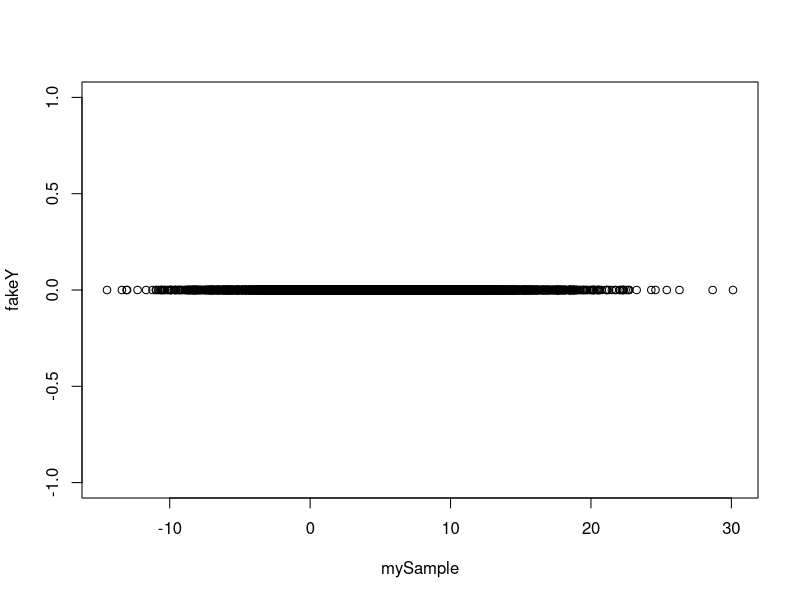
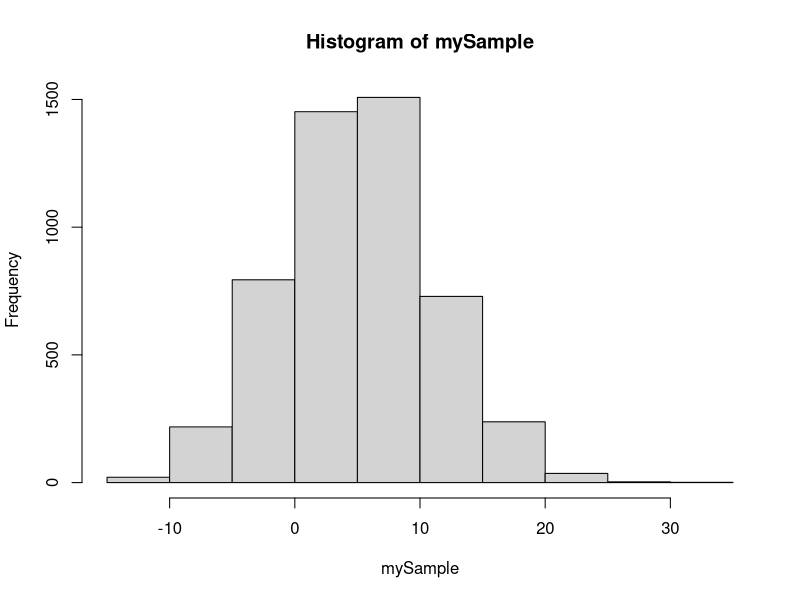
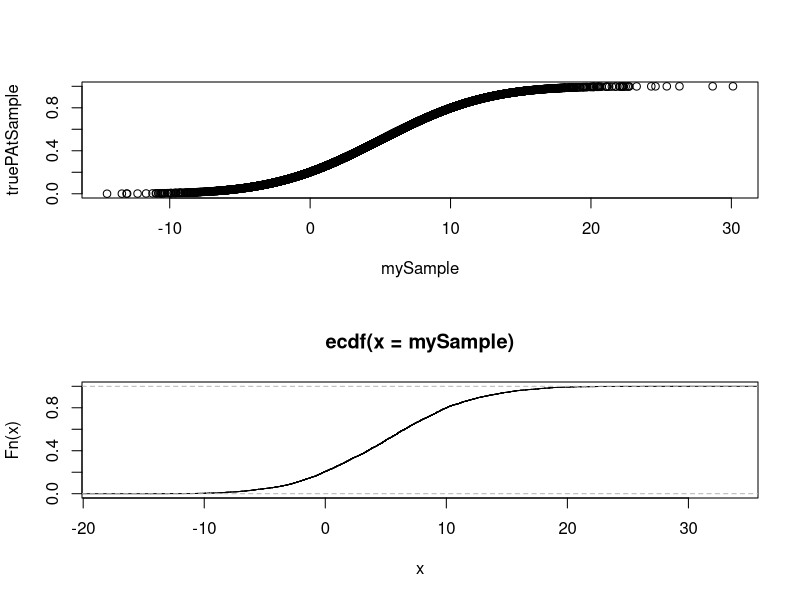
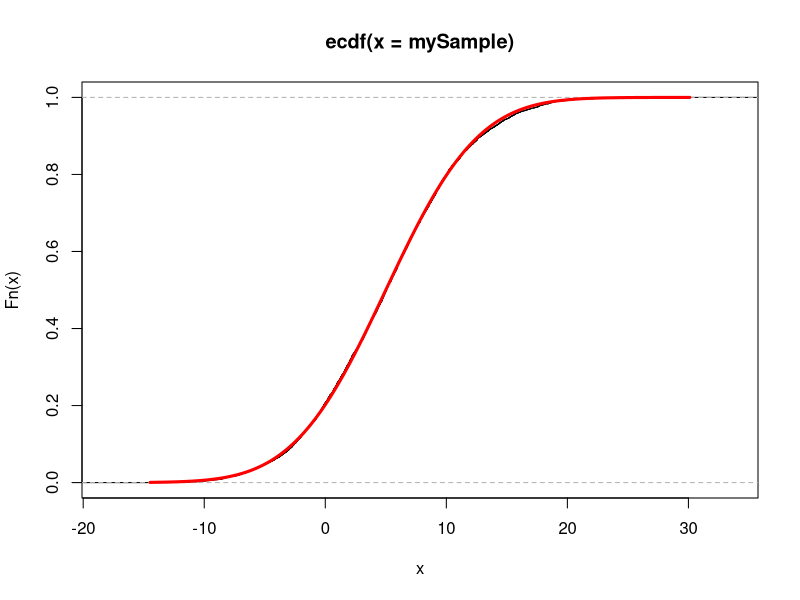
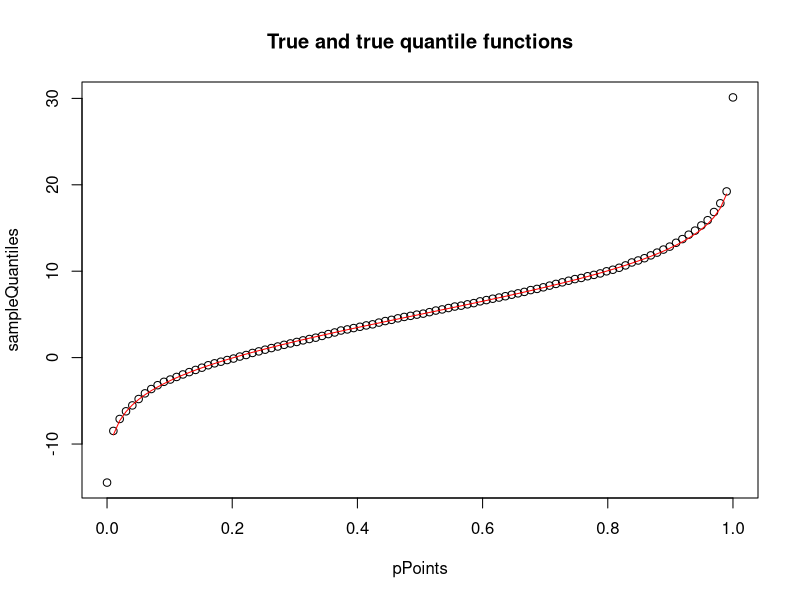
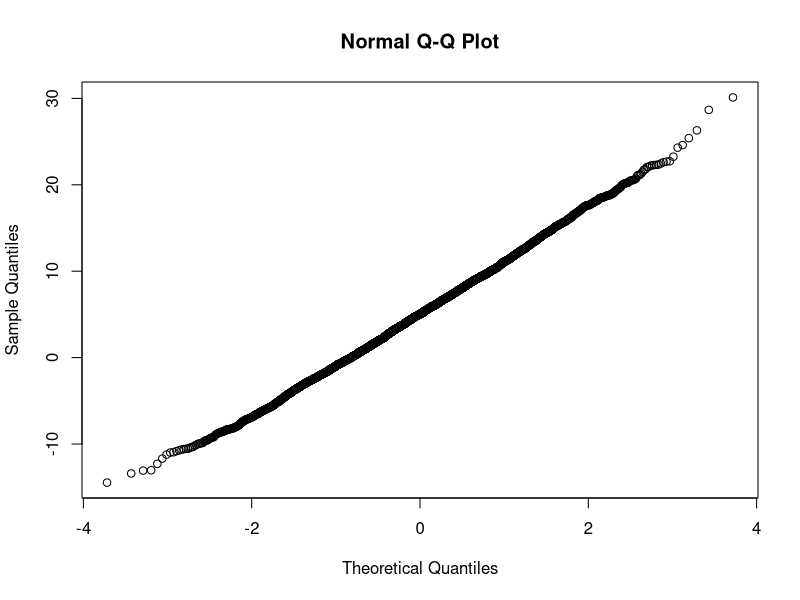
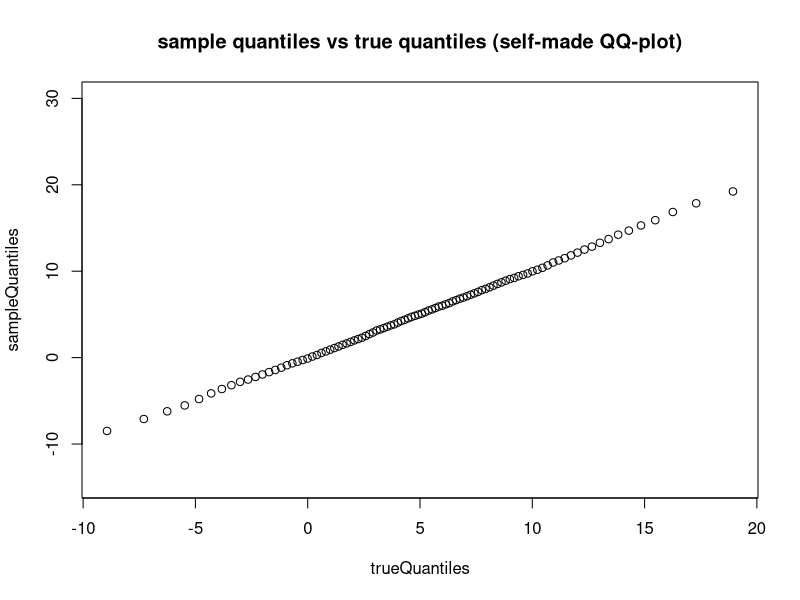
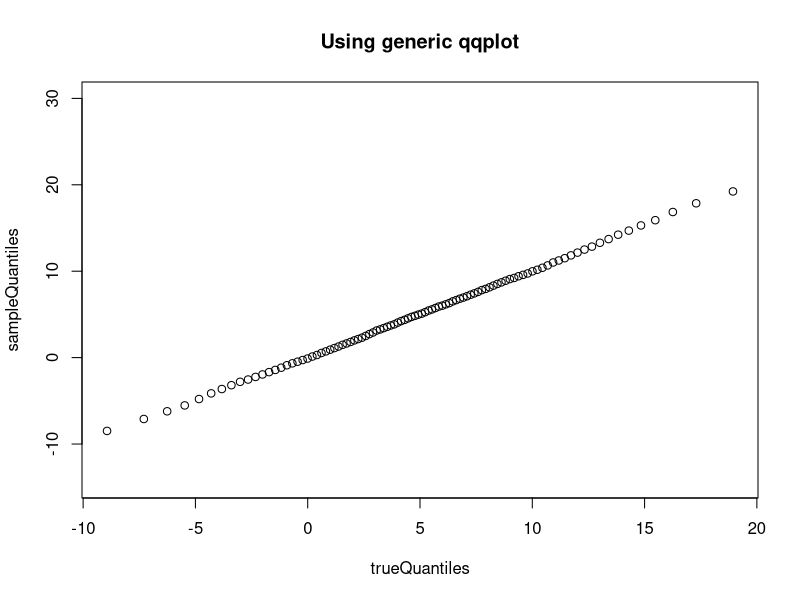

Write R code to recreate these figures, in order.
# A family of 4 functions: pdqr

# Set parameters
trueMean = 5
trueSd = 6
sampleSize = 5000

# Generate
mySample = rnorm(n = sampleSize, mean = trueMean, sd = trueSd)

# Compare true parameters to estimated
sampleMean = mean(mySample)
sampleMean
sum(mySample)/length(mySample)
sampleSd = sd(mySample)
sampleSd
par(mfrow = c(1, 1))

# Visualize sample
fakeY = rep(x = 0, times = sampleSize)
plot(x = mySample, y = fakeY)
hist(mySample)

# True cdf vs empiric cdf
par(mfrow = c(2, 1))
# True
truePAtSample = pnorm(q = mySample, mean = trueMean, sd = trueSd)
plot(x = mySample, y = truePAtSample)
# Empiric
myEcdf = ecdf(x = mySample)
plot(myEcdf)
par(mfrow = c(1, 1))
plot(myEcdf)
# If we used points instead of lines, 
# we would not need to use sort
lines(x = sort(mySample), y = sort(truePAtSample), col = "red", lwd = 3)

# Quantile
pointCount = 100
pPoints = seq(0, 1, length.out = pointCount)
# First the sample quantiles
sampleQuantiles = quantile(probs = pPoints, x = mySample)
trueQuantiles = qnorm(pPoints, mean = trueMean, sd = trueSd)
plot(x = pPoints, y = sampleQuantiles, main = "True and true quantile functions")
lines(x = pPoints, y = trueQuantiles, col = "red")

# Now the qq plot
qqnorm(mySample)

# How to use generic qqplot?
# First I want to use something even more generic
# The simple plot function
plot(x = trueQuantiles, y = sampleQuantiles, main = "sample quantiles vs true quantiles (self-made QQ-plot)")

# Now qqplot
qqplot(x = trueQuantiles, y = sampleQuantiles, main = "Using generic qqplot")
n = 10000
# Function sample
DiceSamples <- sample(1:6, size = n, replace = TRUE)

barplot(table(sample(1:3, size=1000, replace=TRUE, prob=c(.30,.60,.10))))

barplot(table(sample(1:3, size=1000, replace=TRUE, prob=c(10, 20, 30))))

